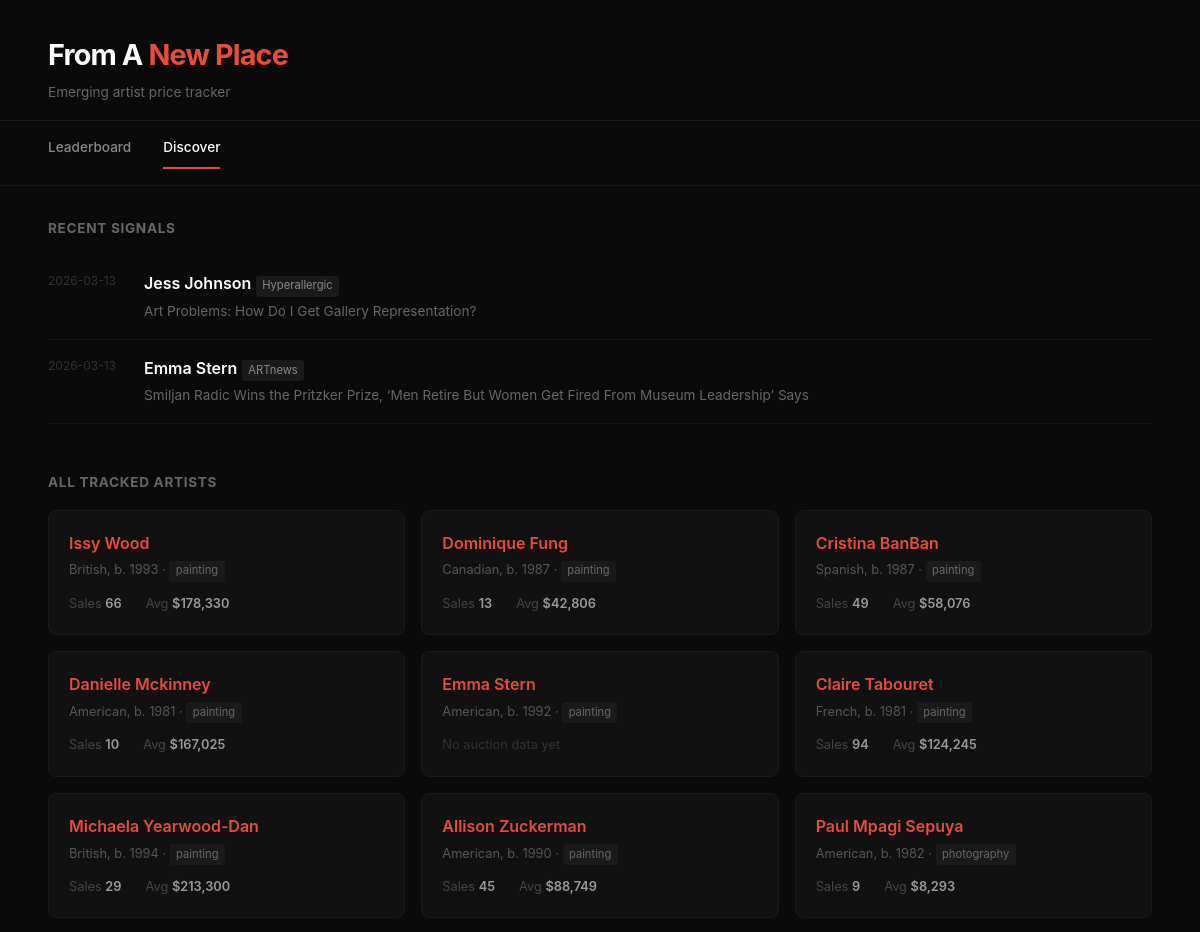
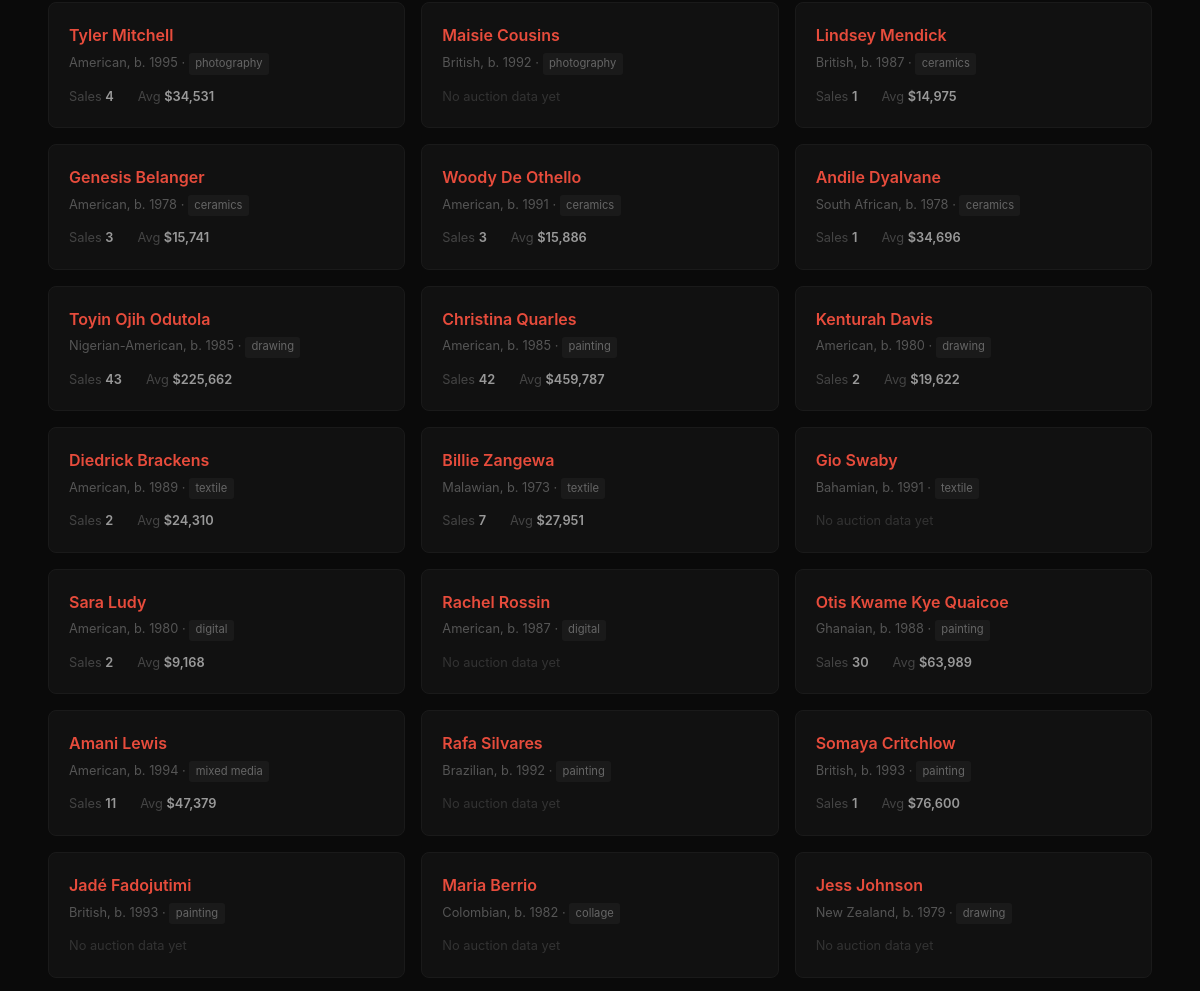
The page /discover (upper part) on the database as committed earlier (2 pictures, top to bottom).
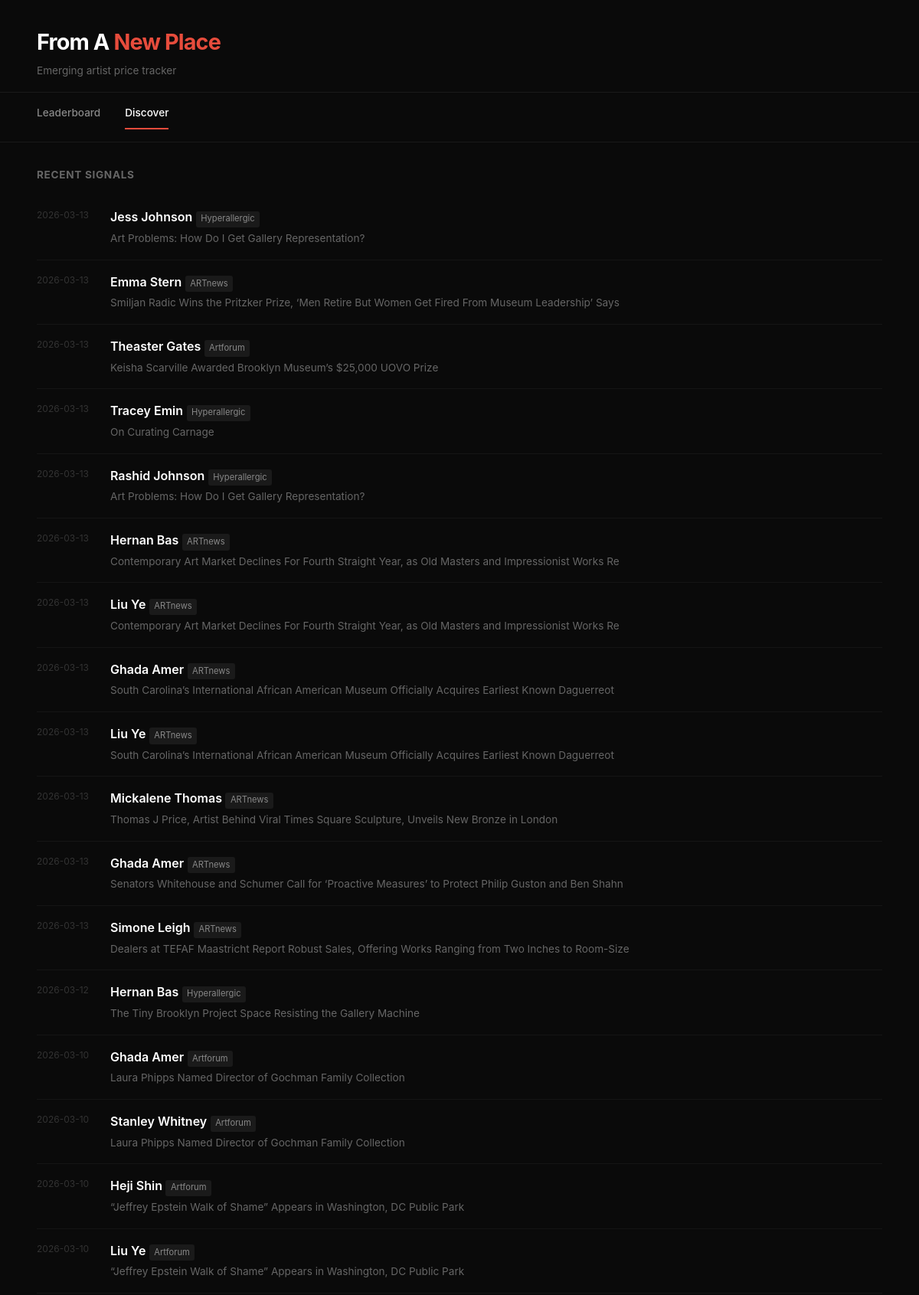
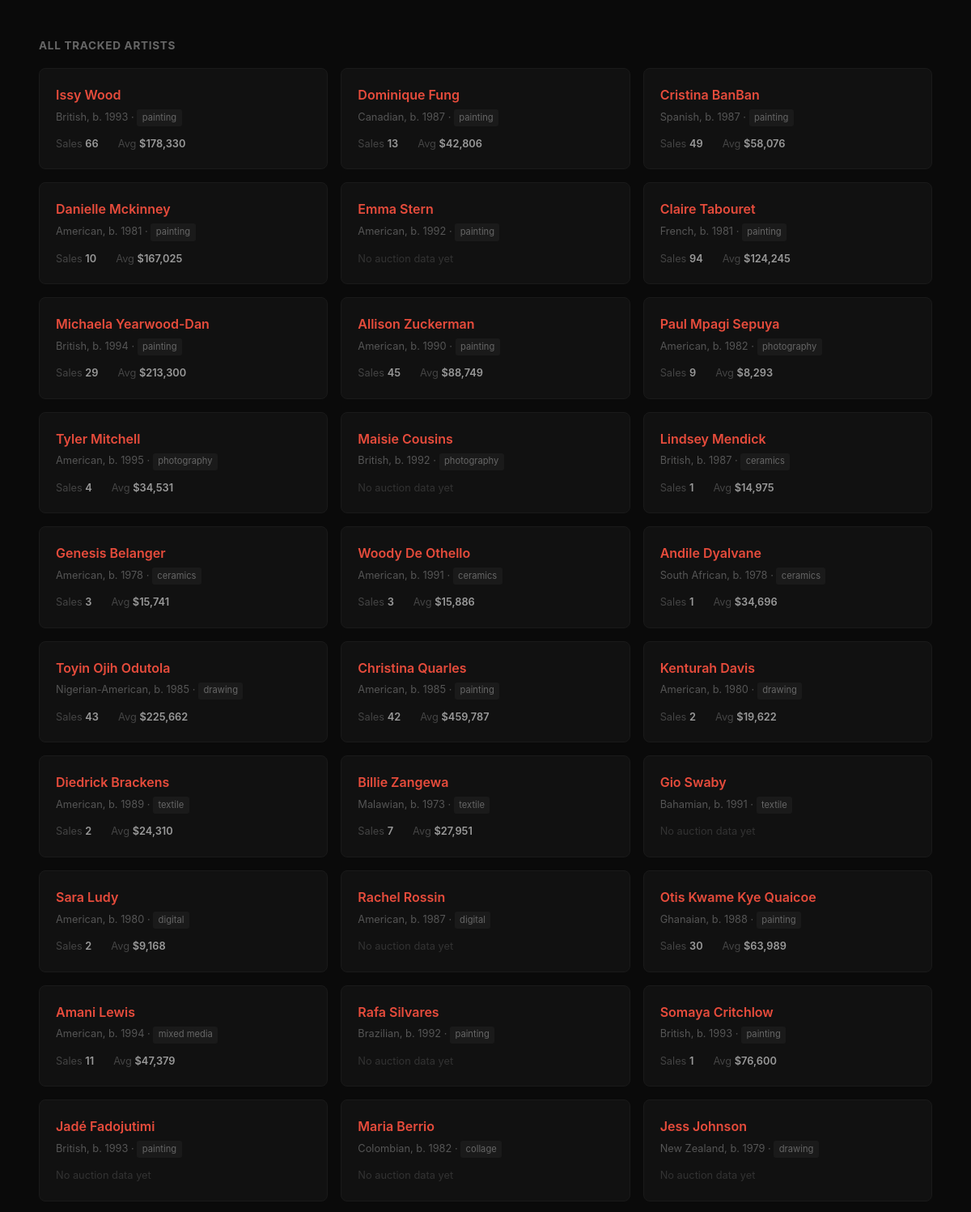
The same page on the database as committed later (2 pictures, top to bottom).
### tables this page shows
CREATE TABLE price_signals (
                id INTEGER PRIMARY KEY AUTOINCREMENT,
                artist_id INTEGER NOT NULL,
                signal_type TEXT NOT NULL,
                signal_date TEXT,
                source TEXT,
                details TEXT,
                created_at TEXT DEFAULT (datetime('now')),
                FOREIGN KEY (artist_id) REFERENCES artists(id)
            );

CREATE TABLE artists (
                id INTEGER PRIMARY KEY AUTOINCREMENT,
                name TEXT NOT NULL,
                nationality TEXT,
                birth_year INTEGER,
                death_year INTEGER,
                medium TEXT,
                education TEXT,
                first_seen_date TEXT,
                first_seen_source TEXT,
                tags TEXT,
                created_at TEXT DEFAULT (datetime('now')),
                updated_at TEXT DEFAULT (datetime('now')), instagram_handle TEXT, image_url TEXT,
                UNIQUE(name, birth_year)
            );

### dashboard/app.py (the view)
@app.route("/discover")
def discover():
    with get_db() as db:
        new_artists = db.execute("""
            SELECT a.id, a.name, a.nationality, a.birth_year, a.medium, a.tags,
                   a.first_seen_date,
                   COUNT(ar.id) as sale_count,
                   ROUND(AVG(ar.hammer_price_usd), 0) as avg_price
            FROM artists a
            LEFT JOIN auction_results ar ON ar.artist_id = a.id AND ar.sold = 1
            GROUP BY a.id
            ORDER BY a.first_seen_date DESC
            LIMIT 50
        """).fetchall()
        recent_signals = db.execute("""
            SELECT ps.*, a.name as artist_name, a.id as artist_id
            FROM price_signals ps
            JOIN artists a ON a.id = ps.artist_id
            ORDER BY ps.signal_date DESC
            LIMIT 20
        """).fetchall()
    return render_template(
        "discover.html",
        new_artists=new_artists,
        recent_signals=recent_signals,
    )

### database.py (called while the page is built)
def get_connection(db_path=None):
    conn = sqlite3.connect(db_path or DB_PATH)
    conn.row_factory = sqlite3.Row
    conn.execute("PRAGMA journal_mode=WAL")
    conn.execute("PRAGMA foreign_keys=ON")
    return conn

@contextmanager
def get_db(db_path=None):
    conn = get_connection(db_path)
    try:
        yield conn
        conn.commit()
    except Exception:
        conn.rollback()
        raise
    finally:
        conn.close()

### dashboard/templates/discover.html (shortened to what this page needs)
<!DOCTYPE html>
<html lang="en">
<head>
</head>
<body>
    <header>
        <h1><a href="/" style="color: inherit; text-decoration: none;">From A <span>New Place</span></a></h1>
        <p>Emerging artist price tracker</p>
    </header>
    <nav>
        <a href="/">Leaderboard</a>
        <a href="/discover" class="active">Discover</a>
    </nav>
    <main>
        {% if recent_signals %}
        <h3 class="section-title">Recent Signals</h3>
        <ul class="signal-feed">
            {% for s in recent_signals %}
            <li>
                <div class="signal-date">{{ s.signal_date }}</div>
                <div class="signal-content">
                    <a href="/artist/{{ s.artist_id }}" class="artist-link">{{ s.artist_name }}</a>
                    <span class="signal-source">{{ s.source }}</span>
                    <div class="signal-detail">{{ s.details[:100] }}</div>
                </div>
            </li>
            {% endfor %}
        </ul>
        {% endif %}
        <h3 class="section-title" style="margin-top: 3rem;">All Tracked Artists</h3>
        <div class="artist-grid">
            {% for a in new_artists %}
            <div class="artist-card">
                <h3><a href="/artist/{{ a.id }}">{{ a.name }}</a></h3>
                <div class="meta">
                    {{ a.nationality or '' }}{% if a.birth_year %}, b. {{ a.birth_year }}{% endif %}
                    {% if a.medium %} &middot; <span class="tag">{{ a.medium }}</span>{% endif %}
                </div>
                <div class="stats">
                    {% if a.sale_count and a.sale_count > 0 %}
                        <div>
                            <span class="stat-label">Sales</span>
                            <span class="stat-value">{{ a.sale_count }}</span>
                        </div>
                        <div>
                            <span class="stat-label">Avg</span>
                            <span class="stat-value">${{ "{:,.0f}".format(a.avg_price) }}</span>
                        </div>
                    {% else %}
                        <div class="no-data">No auction data yet</div>
                    {% endif %}
                </div>
            </div>
            {% endfor %}
        </div>
    </main>
</body>
</html>

### dashboard/templates/discover.html (style rules this page uses)
* { margin: 0; padding: 0; box-sizing: border-box; }
body { font-family: 'Inter', system-ui, -apple-system, sans-serif; background: #0a0a0a; color: #e0e0e0; line-height: 1.6; }
a { color: #e74c3c; text-decoration: none; }
header { padding: 2rem 3rem 1rem; border-bottom: 1px solid #1a1a1a; }
header h1 { font-size: 1.8rem; font-weight: 700; letter-spacing: -0.03em; color: #fff; }
header h1 span { color: #e74c3c; }
header p { color: #666; font-size: 0.85rem; margin-top: 0.25rem; }
nav { display: flex; gap: 2rem; padding: 1rem 3rem; border-bottom: 1px solid #1a1a1a; font-size: 0.85rem; }
nav a { color: #888; font-weight: 500; }
nav a.active { color: #fff; border-bottom: 2px solid #e74c3c; padding-bottom: 0.5rem; }
main { padding: 2rem 3rem 3rem; max-width: 1200px; }
.section-title { font-size: 0.85rem; color: #666; text-transform: uppercase; letter-spacing: 0.05em; margin-bottom: 1rem; }
.artist-grid { display: grid; grid-template-columns: repeat(auto-fill, minmax(280px, 1fr)); gap: 1rem; margin-bottom: 3rem; }
.artist-card { background: #111; border: 1px solid #1a1a1a; border-radius: 8px; padding: 1.25rem; transition: border-color 0.2s; }
.artist-card h3 { font-size: 1rem; font-weight: 600; color: #fff; margin-bottom: 0.25rem; }
.artist-card .meta { font-size: 0.8rem; color: #555; margin-bottom: 0.75rem; }
.artist-card .stats { display: flex; gap: 1.5rem; font-size: 0.8rem; }
.artist-card .stat-label { color: #444; }
.artist-card .stat-value { color: #999; font-weight: 600; }
.tag { display: inline-block; padding: 0.1rem 0.4rem; background: #1a1a1a; border-radius: 3px; font-size: 0.7rem; color: #666; margin-right: 0.25rem; }
.no-data { color: #333; }
.signal-feed { list-style: none; }
.signal-feed li { padding: 1rem 0; border-bottom: 1px solid #151515; display: flex; gap: 1rem; align-items: flex-start; }
.signal-date { color: #333; font-size: 0.75rem; min-width: 80px; flex-shrink: 0; }
.signal-content { flex: 1; }
.signal-content .artist-link { font-weight: 600; color: #fff; }
.signal-source { display: inline-block; padding: 0.1rem 0.4rem; background: #1a1a1a; border-radius: 3px; font-size: 0.7rem; color: #888; }
.signal-detail { color: #666; font-size: 0.85rem; margin-top: 0.25rem; }

Rows that differ between the two databases and show on the page:
added price_signals: signal_date "2026-03-13", artist_name "Theaster Gates", source "Artforum", details "Keisha Scarville Awarded Brooklyn Museum’s $25,000 UOVO Prize"
added price_signals: signal_date "2026-03-13", artist_name "Tracey Emin", source "Hyperallergic", details "On Curating Carnage"
added price_signals: signal_date "2026-03-13", artist_name "Rashid Johnson", source "Hyperallergic", details "Art Problems: How Do I Get Gallery Representation?"
added price_signals: signal_date "2026-03-13", artist_name "Hernan Bas", source "ARTnews", details "Contemporary Art Market Declines For Fourth Straight Year, as Old Masters and Impressionist Works Re"
added price_signals: signal_date "2026-03-13", artist_name "Liu Ye", source "ARTnews", details "Contemporary Art Market Declines For Fourth Straight Year, as Old Masters and Impressionist Works Re"
added price_signals: signal_date "2026-03-13", artist_name "Ghada Amer", source "ARTnews", details "South Carolina’s International African American Museum Officially Acquires Earliest Known Daguerreot"
added price_signals: signal_date "2026-03-13", artist_name "Liu Ye", source "ARTnews", details "South Carolina’s International African American Museum Officially Acquires Earliest Known Daguerreot"
added price_signals: signal_date "2026-03-13", artist_name "Mickalene Thomas", source "ARTnews", details "Thomas J Price, Artist Behind Viral Times Square Sculpture, Unveils New Bronze in London"
added price_signals: signal_date "2026-03-13", artist_name "Ghada Amer", source "ARTnews", details "Senators Whitehouse and Schumer Call for ‘Proactive Measures’ to Protect Philip Guston and Ben Shahn"
added price_signals: signal_date "2026-03-13", artist_name "Simone Leigh", source "ARTnews", details "Dealers at TEFAF Maastricht Report Robust Sales, Offering Works Ranging from Two Inches to Room-Size"
added price_signals: signal_date "2026-03-12", artist_name "Hernan Bas", source "Hyperallergic", details "The Tiny Brooklyn Project Space Resisting the Gallery Machine"
added price_signals: signal_date "2026-03-10", artist_name "Ghada Amer", source "Artforum", details "Laura Phipps Named Director of Gochman Family Collection"
added price_signals: signal_date "2026-03-10", artist_name "Stanley Whitney", source "Artforum", details "Laura Phipps Named Director of Gochman Family Collection"
added price_signals: signal_date "2026-03-10", artist_name "Heji Shin", source "Artforum", details "“Jeffrey Epstein Walk of Shame” Appears in Washington, DC Public Park"
added price_signals: signal_date "2026-03-10", artist_name "Liu Ye", source "Artforum", details "“Jeffrey Epstein Walk of Shame” Appears in Washington, DC Public Park"
